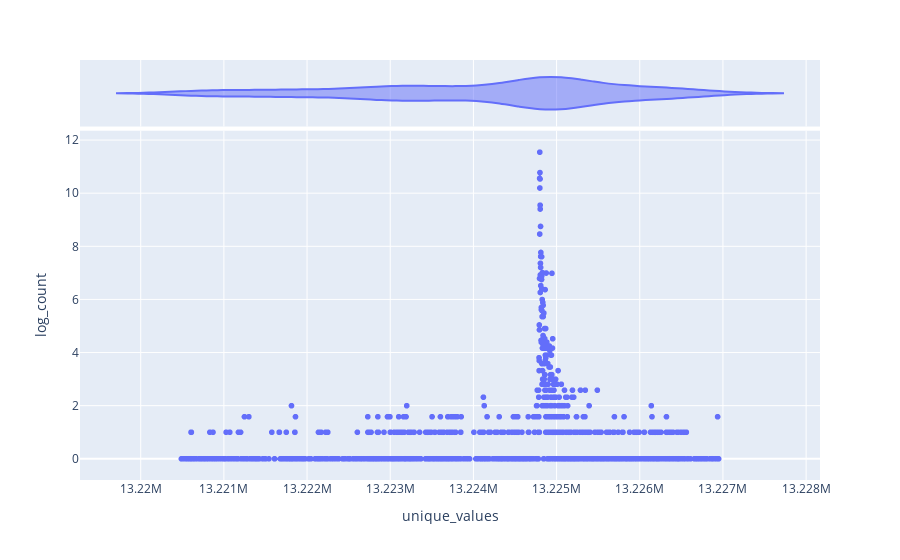

The notebook cell saved with this chart:
### Code cell
df1_counts['log_count'] = np.log2(df1_counts['counts'])
fig = px.scatter(df1_counts, x="unique_values", y="log_count", marginal_x="violin")
fig.show()

### Figure 1 — Plotly figure (JSON) as saved in the notebook; plotly's stock layout.template omitted (floating-point values rounded to 4 significant figures; data arrays with more than 128 entries replaced by an {"elided": "..."} marker saying what was removed)
{"data": [{"hovertemplate": "unique_values=%{x}<br>log_count=%{y}<extra></extra>", "legendgroup": "", "marker": {"color": "#636efa", "symbol": "circle"}, "mode": "markers", "name": "", "showlegend": false, "type": "scattergl", "x": {"elided": "1317 int values"}, "xaxis": "x", "y": {"elided": "1317 float values"}, "yaxis": "y"}, {"alignmentgroup": "True", "hovertemplate": "unique_values=%{x}<extra></extra>", "legendgroup": "", "marker": {"color": "#636efa", "symbol": "circle"}, "name": "", "offsetgroup": "", "scalegroup": "x", "showlegend": false, "type": "violin", "x": {"elided": "1317 int values"}, "xaxis": "x2", "yaxis": "y2"}], "layout": {"autosize": true, "legend": {"tracegroupgap": 0}, "margin": {"t": 60}, "xaxis": {"anchor": "y", "autorange": true, "domain": [0, 1], "range": [13220000.0, 13230000.0], "title": {"text": "unique_values"}, "type": "linear"}, "xaxis2": {"anchor": "y2", "autorange": true, "domain": [0, 1], "matches": "x", "range": [13220000.0, 13230000.0], "showgrid": true, "showticklabels": false, "type": "linear"}, "yaxis": {"anchor": "x", "autorange": true, "domain": [0, 0.8316], "range": [-0.9481, 12.5], "title": {"text": "log_count"}, "type": "linear"}, "yaxis2": {"anchor": "x2", "autorange": true, "domain": [0.8416, 1], "matches": "y2", "range": [-0.5, 0.5], "showgrid": false, "showline": false, "showticklabels": false, "ticks": "", "type": "category"}}}
